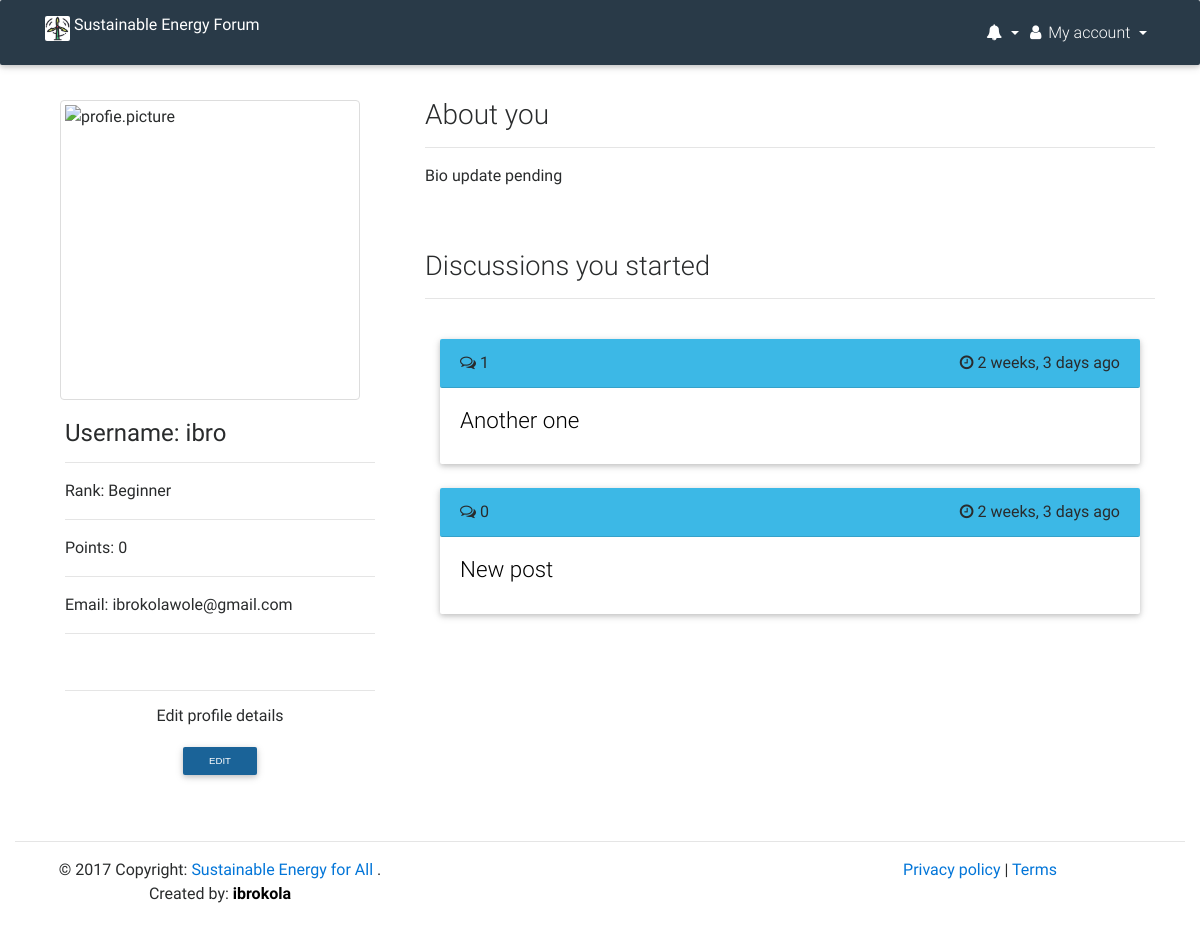
Page /u/profile/ (signed in) on the earlier database version.
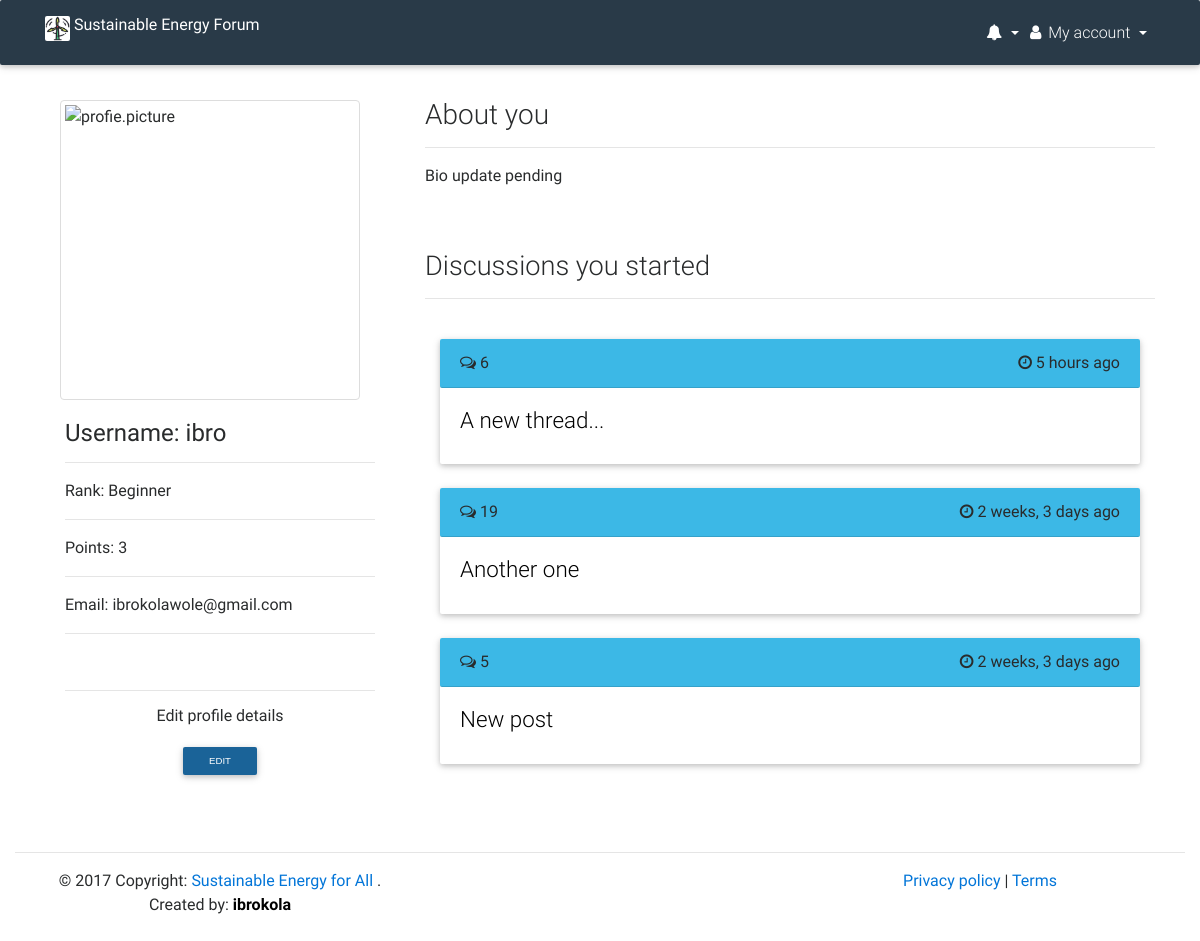
Same page on the later database version.
### users/models.py (models this page shows, shortened)
class User(AbstractBaseUser):
    username = models.CharField(
        max_length=255,
        unique=True,
    )
    email = models.EmailField(
        verbose_name='email address',
        max_length=255,
        unique=True,
    )
    first_name = models.CharField(
                max_length=120,
                null=True,
                blank=True
                )
    last_name = models.CharField(
                max_length=120,
                null=True,
                blank=True
                )
    score = models.IntegerField(default=0)
    is_active = models.BooleanField(default=True)
    is_admin = models.BooleanField(default=False)
    objects = UserManager()
    USERNAME_FIELD = 'username'
    REQUIRED_FIELDS = ['email']
    def __str__(self):              # __unicode__ on Python 2
        return self.username
    class Meta:
        db_table = "users"

### forum/models.py (models this page shows, shortened)
class Votable(models.Model):
    class Meta:
        abstract = True
    votes = GenericRelation(Vote)
    author = models.ForeignKey(User, on_delete=models.PROTECT)
    upvotes = models.IntegerField(default=0)
    downvotes = models.IntegerField(default=0)
    flags = models.IntegerField(default=0)

class Post(Votable):
    class Meta:
        db_table = "posts"
        index_together = [
            ["submission_time",],
        ]
    objects = PostsManager()
    title = models.CharField(max_length=500)
    slug = models.SlugField(max_length=500,null=True, blank=True)
    text = models.TextField(max_length=8192, blank=True)
    submission_time = models.DateTimeField(auto_now_add=True)
    num_comments = models.IntegerField(default=0)
    def get_absolute_url(self):
        return reverse('forum:discussion', kwargs={"post_id": self.pk})
    def __str__(self):
        return self.title

### profiles/views.py (the view)
class ProfileUserView(View):
    def get(self, request, *args, **kwargs):
        if request.user.is_authenticated():
            user = get_object_or_404(User, username=request.user.username)
            post_list = Post.objects.filter(author__username__iexact=user.username).order_by('-submission_time')
            paginator = Paginator(post_list, 10)
            page = request.GET.get('page')
            try:
                post = paginator.page(page)
            except PageNotAnInteger:
                post = paginator.page(1)
            except EmptyPage:
                post = paginator.page(paginator.num_pages)
            profile = Profile.objects.get(user=user)
            template = 'profiles/profile_user.html'
            context = {
                'profile': profile,
                'post': post
                }
            return render(request, template, context)
        else:
            return HttpResponseRedirect(reverse('account_login'))

### templates/profiles/profile_user.html (shortened to what this page needs)
{% extends 'base.html' %}
{% load static %}
{% load humanize %}
{% block pagecss %}
<link href="{% static 'css/mdb.css' %}" rel="stylesheet">
{% endblock %}
{% block content %}
<div class="container-fluid" style="padding-top: 100px;"></div>
<div class="container">
	<div class="row">
		<div class="col-sm-6 col-md-4">
			<section class="wow fadeIn">
			         <div class="container">
			        {% if profile.image %}
			            <img src="{{ profile.image.url }}" class="img-fluid img-thumbnail text-center" width="300" height="300" alt="profie.picture">
			        {% else %}
			        	<img src="http://www.sbsc.in/images/dummy-profile-pic.png" class="img-fluid img-thumbnail" width="300" height="300" alt="profie.picture">
			        {% endif %}
			        </div>
			        <div class="card-block">
			            <h4 class="card-title"><strong>Username: {{ profile.user.username }}</strong></h4>
						<hr>
						<p>Rank: {{ profile.rank }}</p>
						<hr>
						<p>Points: {{ request.user.score }}</p>
						<hr>
						 <p>Email: {{ profile.user.email }}</p>
						<hr>
						<br>
						 <hr>
						<div class="text-center">
							<h5>Edit profile details</h5><a href="{% url 'profile:profile_edit' %}"><button class="btn btn-default btn-sm" value="update" type="submit">Edit</button></a>
						</div>
			</section>
			<br>
		</div>
		<div class="col-sm-6 col-md-8">
			<h3>About you</h3>
            <hr>
            {% if profile.bio %}
                <p>{{ profile.bio }}</p>
            {% else %}
                <p>Bio update pending</p>
			{% endif %}
			<br>
			<br>
			<h3 class="h3-responsive">Discussions you started</h3>
			<hr>
			<br>
			<div class="col-sm-12">
			{% if post %}
				{% for item in post %}
				<div class="card">
					<div class="card-header">
						<i class="fa fa-comments-o"></i> {{  item.num_comments }}  <span class="float-right"><i class="fa fa-clock-o"></i> {{  item.submission_time | naturaltime }}</span>
					</div>
					<div class="card-block">
						<a href="{{ item.get_absolute_url }}">
							<h4 class="card-title h4-responsive" style="color: black;">{{ item }}</h4>
						</a>
					</div>
				</div>
				<br>
				{% endfor %}
			{% else %}
				<p>No post yet</p>
			{% endif %}
			<br>
			<br>
			</div>
		</div>
		<br>
		<br>
	</div>
</div>
{% endblock %}

Differences in the rows shown:
changed User: user.score "0" → "3"
added Post: num_comments "6", submission_time "5 hours ago", title "A new thread..."
changed Post "Another one": num_comments "1" → "19"
changed Post "New post": num_comments "0" → "5"
